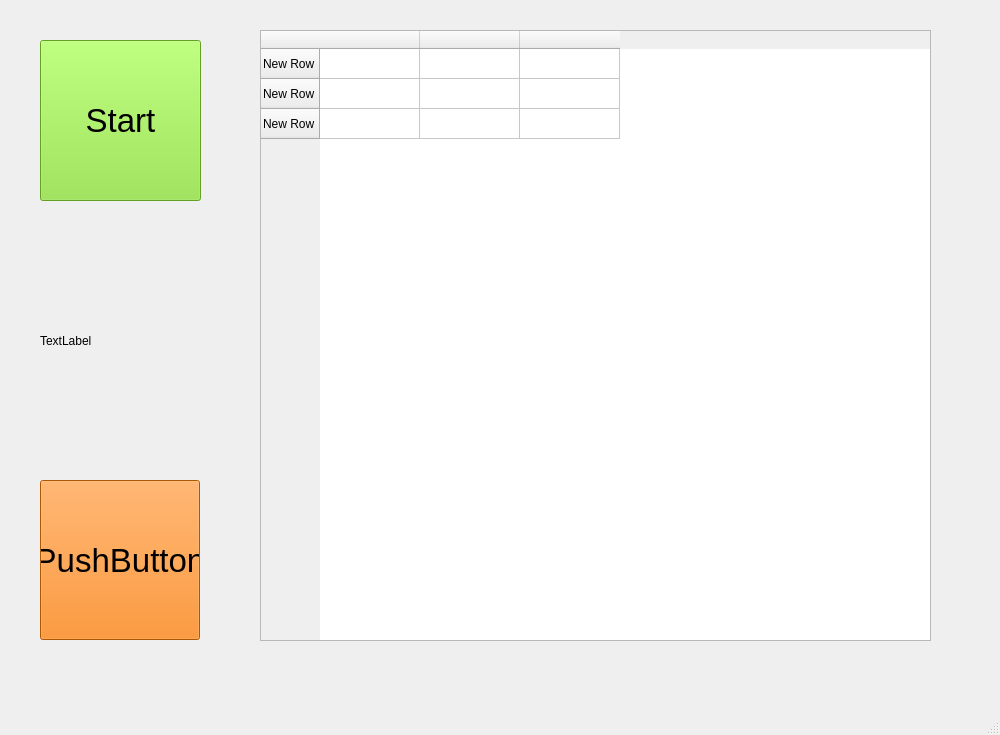
<?xml version="1.0" encoding="UTF-8"?>
<ui version="4.0">
 <class>MainWindow</class>
 <widget class="QMainWindow" name="MainWindow">
  <property name="geometry">
   <rect>
    <x>0</x>
    <y>0</y>
    <width>1000</width>
    <height>735</height>
   </rect>
  </property>
  <property name="windowTitle">
   <string>MainWindow</string>
  </property>
  <widget class="QWidget" name="centralwidget">
   <widget class="QTableWidget" name="tableWidget">
    <property name="geometry">
     <rect>
      <x>260</x>
      <y>30</y>
      <width>671</width>
      <height>611</height>
     </rect>
    </property>
    <property name="sizePolicy">
     <sizepolicy hsizetype="Preferred" vsizetype="Preferred">
      <horstretch>0</horstretch>
      <verstretch>0</verstretch>
     </sizepolicy>
    </property>
    <row>
     <property name="text">
      <string>New Row</string>
     </property>
    </row>
    <row>
     <property name="text">
      <string>New Row</string>
     </property>
    </row>
    <row>
     <property name="text">
      <string>New Row</string>
     </property>
    </row>
    <column>
     <property name="text">
      <string/>
     </property>
    </column>
    <column>
     <property name="text">
      <string/>
     </property>
    </column>
    <column>
     <property name="text">
      <string/>
     </property>
     <property name="textAlignment">
      <set>AlignCenter</set>
     </property>
    </column>
    <item row="0" column="0">
     <property name="text">
      <string/>
     </property>
     <property name="textAlignment">
      <set>AlignCenter</set>
     </property>
    </item>
   </widget>
   <widget class="QPushButton" name="start_button">
    <property name="geometry">
     <rect>
      <x>40</x>
      <y>40</y>
      <width>161</width>
      <height>161</height>
     </rect>
    </property>
    <property name="font">
     <font>
      <pointsize>25</pointsize>
     </font>
    </property>
    <property name="styleSheet">
     <string notr="true">background-color: rgb(138, 226, 52);</string>
    </property>
    <property name="text">
     <string>Start</string>
    </property>
   </widget>
   <widget class="QPushButton" name="restart_button">
    <property name="geometry">
     <rect>
      <x>40</x>
      <y>480</y>
      <width>160</width>
      <height>160</height>
     </rect>
    </property>
    <property name="font">
     <font>
      <pointsize>25</pointsize>
     </font>
    </property>
    <property name="styleSheet">
     <string notr="true">background-color: rgb(245, 121, 0);</string>
    </property>
    <property name="text">
     <string>PushButton</string>
    </property>
   </widget>
   <widget class="QLabel" name="label">
    <property name="geometry">
     <rect>
      <x>40</x>
      <y>290</y>
      <width>151</width>
      <height>101</height>
     </rect>
    </property>
    <property name="text">
     <string>TextLabel</string>
    </property>
   </widget>
  </widget>
  <widget class="QMenuBar" name="menubar">
   <property name="geometry">
    <rect>
     <x>0</x>
     <y>0</y>
     <width>1000</width>
     <height>22</height>
    </rect>
   </property>
  </widget>
  <widget class="QStatusBar" name="statusbar"/>
 </widget>
 <resources/>
 <connections/>
</ui>
